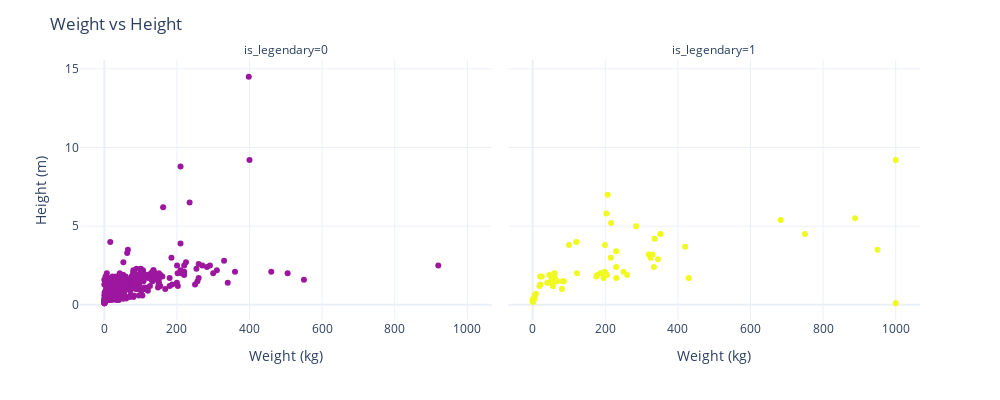

Notebook cell for this chart:
### Code cell
fig = px.scatter(df, x="weight_kg", y="height_m", facet_col="is_legendary", color="is_legendary",
                 hover_data=dict(is_legendary=False,
                                 ), hover_name="name",)
fig.update_layout(title="Weight vs Height",
                    template='plotly_white', width=1000, height=400,
                    showlegend=False,
                    yaxis_title="Height (m)",
                    
                    
)
fig.update_xaxes(title_text="Weight (kg)")
fig.update_coloraxes(showscale=False)
fig.show()

### Figure 1 — Plotly figure (JSON) as saved in the notebook; plotly's stock layout.template omitted (floating-point values rounded to 4 significant figures; data arrays with more than 128 entries replaced by an {"elided": "..."} marker saying what was removed)
{"data": [{"customdata": {"elided": "731x1 int values"}, "hovertemplate": "<b>%{hovertext}</b><br><br>weight_kg=%{x}<br>height_m=%{y}<extra></extra>", "hovertext": {"elided": "731 str values"}, "legendgroup": "", "marker": {"color": {"elided": "731 int values"}, "coloraxis": "coloraxis", "symbol": "circle"}, "mode": "markers", "name": "", "orientation": "v", "showlegend": false, "type": "scatter", "x": {"elided": "731 float values"}, "xaxis": "x", "y": {"elided": "731 float values"}, "yaxis": "y"}, {"customdata": [[1], [1], [1], [1], [1], [1], [1], [1], [1], [1], [1], [1], [1], [1], [1], [1], [1], [1], [1], [1], [1], [1], [1], [1], [1], [1], [1], [1], [1], [1], [1], [1], [1], [1], [1], [1], [1], [1], [1], [1], [1], [1], [1], [1], [1], [1], [1], [1], [1], [1], [1], [1], [1], [1], [1], [1], [1], [1], [1], [1], [1], [1], [1], [1], [1], [1], [1], [1], [1], [1]], "hovertemplate": "<b>%{hovertext}</b><br><br>weight_kg=%{x}<br>height_m=%{y}<extra></extra>", "hovertext": ["Articuno", "Zapdos", "Moltres", "Mewtwo", "Mew", "Raikou", "Entei", "Suicune", "Lugia", "Ho-Oh", "Celebi", "Regirock", "Regice", "Registeel", "Latias", "Latios", "Kyogre", "Groudon", "Rayquaza", "Jirachi", "Deoxys", "Uxie", "Mesprit", "Azelf", "Dialga", "Palkia", "Heatran", "Regigigas", "Giratina", "Cresselia", "Manaphy", "Darkrai", "Shaymin", "Arceus", "Victini", "Cobalion", "Terrakion", "Virizion", "Tornadus", "Thundurus", "Reshiram", "Zekrom", "Landorus", "Kyurem", "Keldeo", "Meloetta", "Genesect", "Xerneas", "Yveltal", "Zygarde", "Diancie", "Hoopa", "Volcanion", "Tapu Koko", "Tapu Lele", "Tapu Bulu", "Tapu Fini", "Cosmog", "Cosmoem", "Solgaleo", "Lunala", "Nihilego", "Buzzwole", "Pheromosa", "Xurkitree", "Celesteela", "Kartana", "Guzzlord", "Necrozma", "Magearna"], "legendgroup": "", "marker": {"color": [1, 1, 1, 1, 1, 1, 1, 1, 1, 1, 1, 1, 1, 1, 1, 1, 1, 1, 1, 1, 1, 1, 1, 1, 1, 1, 1, 1, 1, 1, 1, 1, 1, 1, 1, 1, 1, 1, 1, 1, 1, 1, 1, 1, 1, 1, 1, 1, 1, 1, 1, 1, 1, 1, 1, 1, 1, 1, 1, 1, 1, 1, 1, 1, 1, 1, 1, 1, 1, 1], "coloraxis": "coloraxis", "symbol": "circle"}, "mode": "markers", "name": "", "orientation": "v", "showlegend": false, "type": "scatter", "x": [55.4, 52.6, 60, 122, 4, 178, 198, 187, 216, 199, 5, 230, 175, 205, 40, 60, 352, 950, 206.5, 1.1, 60.8, 0.3, 0.3, 0.3, 683, 336, 430, 420, 750, 85.6, 1.4, 50.5, 2.1, 320, 4, 250, 260, 200, 63, 61, 330, 345, 68, 325, 48.5, 6.5, 82.5, 215, 203, 284.6, 8.8, null, 195, 20.5, 18.6, 45.5, 21.2, 0.1, 999.9, 230, 120, 55.5, 333.6, 25, 100, 999.9, 0.1, 888, 230, 80.5], "xaxis": "x2", "y": [1.7, 1.6, 2, 2, 0.4, 1.9, 2.1, 2, 5.2, 3.8, 0.6, 1.7, 1.8, 1.9, 1.4, 2, 4.5, 3.5, 7, 0.3, 1.7, 0.3, 0.3, 0.3, 5.4, 4.2, 1.7, 3.7, 4.5, 1.5, 0.3, 1.5, 0.2, 3.2, 0.4, 2.1, 1.9, 2, 1.5, 1.5, 3.2, 2.9, 1.5, 3, 1.4, 0.6, 1.5, 3, 5.8, 5, 0.7, null, 1.7, 1.8, 1.2, 1.9, 1.3, 0.2, 0.1, 3.4, 4, 1.2, 2.4, 1.8, 3.8, 9.2, 0.3, 5.5, 2.4, 1], "yaxis": "y2"}], "layout": {"annotations": [{"font": {}, "showarrow": false, "text": "is_legendary=0", "x": 0.245, "xanchor": "center", "xref": "paper", "y": 1, "yanchor": "bottom", "yref": "paper"}, {"font": {}, "showarrow": false, "text": "is_legendary=1", "x": 0.755, "xanchor": "center", "xref": "paper", "y": 1, "yanchor": "bottom", "yref": "paper"}], "coloraxis": {"colorbar": {"title": {"text": "is_legendary"}}, "colorscale": [[0, "#0d0887"], [0.1111, "#46039f"], [0.2222, "#7201a8"], [0.3333, "#9c179e"], [0.4444, "#bd3786"], [0.5556, "#d8576b"], [0.6667, "#ed7953"], [0.7778, "#fb9f3a"], [0.8889, "#fdca26"], [1, "#f0f921"]], "showscale": false}, "height": 400, "legend": {"tracegroupgap": 0}, "margin": {"t": 60}, "showlegend": false, "title": {"text": "Weight vs Height"}, "width": 1000, "xaxis": {"anchor": "y", "domain": [0, 0.49], "title": {"text": "Weight (kg)"}}, "xaxis2": {"anchor": "y2", "domain": [0.51, 1], "matches": "x", "title": {"text": "Weight (kg)"}}, "yaxis": {"anchor": "x", "domain": [0, 1], "title": {"text": "Height (m)"}}, "yaxis2": {"anchor": "x2", "domain": [0, 1], "matches": "y", "showticklabels": false}}}
